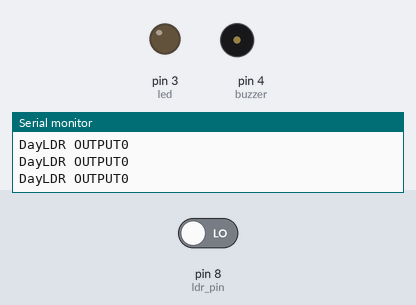
Recording of a sketch running on a simulated Arduino Uno, built with avr-gcc and run on an emulated ATmega328P. Parts: output pins drawn as LEDs (lit = HIGH), buzzer (waves = sounding), the last lines printed to the serial monitor. The inputs (shaded band) are chosen by the test bench; at power-on: pin 8 (ldr_pin) LOW.

Above: at 4.8 s.
4.9 s: pin 8 (ldr_pin) driven HIGH
At 6.8 s:
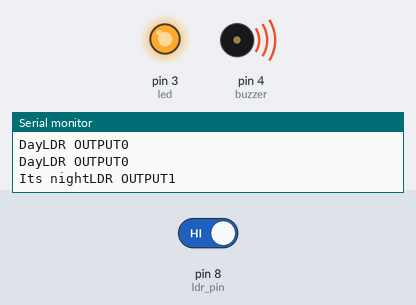
Timing chart, 0 to 16.9 s (numbered marks = the images above; inputs shaded):
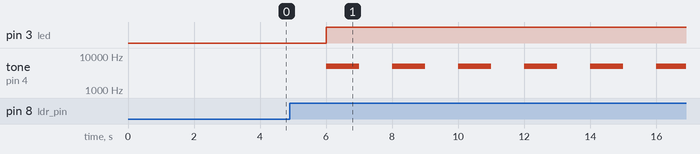

The sketch:

daylight_night_sensor.ino
```cpp
int ldr_pin =8;
int led=3;
int buzzer =4;
void setup() {
  // put your setup code here, to run once:
    pinMode(ldr_pin,INPUT);
    pinMode(led,OUTPUT);
    Serial.begin(9600);
}

void loop() {
  // put your main code here, to run repeatedly:
  int value=digitalRead(ldr_pin);
  if(value){
    tone(buzzer,5000,1000);
    digitalWrite(led,HIGH);
    Serial.print("Its night");
  }else{
    digitalWrite(led,LOW);
    Serial.print("Day");
  }
  Serial.print("LDR OUTPUT");
  Serial.println(value);
  delay(2000);
}
```

Measured:
- after the input at 4.9 s, pin 3 (led): LOW → HIGH after 1.1 s; tone on pin 4 (buzzer): alternates 5000 Hz for 1.0 s and silent for 1.0 s, starting after 1.1 s
